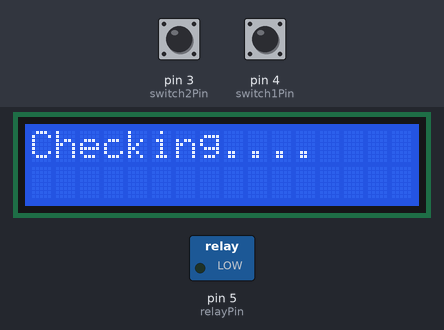
Bench run of a sketch on a simulated Arduino Uno, built with avr-gcc and run on an emulated ATmega328P. Parts: 16×2 character LCD, switched loads named in the sketch (green lamp = pin HIGH). The test bench sets the inputs (shaded band); at power-on: pin 4 (switch1Pin) HIGH, pin 3 (switch2Pin) HIGH.

Above: at 4.2 s.
4.3 s: pin 4 (switch1Pin) pulled LOW for 0.15 s
At 4.6 s:
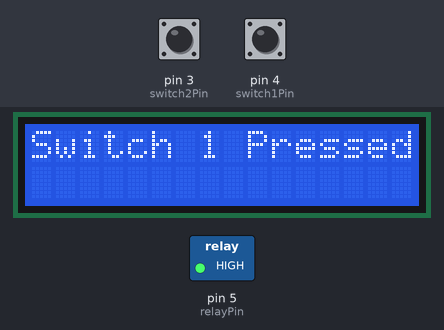
7.4 s: pin 3 (switch2Pin) pulled LOW for 3.2 s
At 8.2 s:
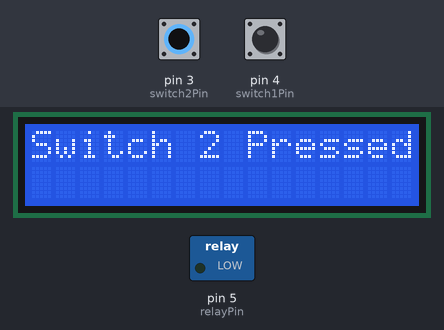
13.6 s: pin 3 (switch2Pin) pulled LOW for 0.15 s
16.6 s: pin 4 (switch1Pin) pulled LOW for 1 s
At 18.9 s:
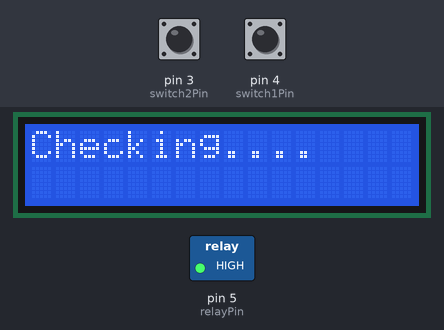
19.6 s: pin 3 (switch2Pin) pulled LOW for 1 s
At 19.9 s:
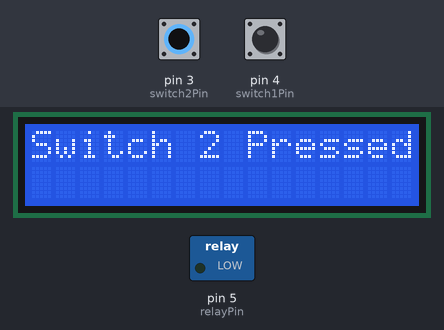
Timing chart, 0 to 22.6 s (numbered marks = the images above; inputs shaded):
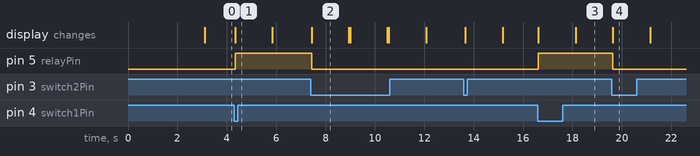

The sketch:

SWITCH_ARRAY_TESTING.ino
```cpp
#include <Wire.h>
#include <LiquidCrystal_I2C.h>

// Set the LCD address to 0x27 for a 16 chars and 2 line display
LiquidCrystal_I2C lcd(0x27, 16, 2);

const int switch1Pin = 4;
int switch1State = 0;

const int switch2Pin = 3;
int switch2State = 0;

const int relayPin = 5;                            // Pin Number 5 connected to Relay
int relayState = 0;


void setup()
{
  pinMode(switch1Pin, INPUT_PULLUP);
  pinMode(switch2Pin, INPUT_PULLUP);
  pinMode(relayPin, OUTPUT);
  relayState = LOW;
  digitalWrite(relayPin, relayState);
  lcd.begin();
  lcd.print("  SWITCH ARRAY");
  lcd.setCursor(0, 1);                          // Sets cursor at Column 0 and Line 1
  lcd.print("    TESTING");
  delay(3000);
}


void loop()
{
  lcd.clear();
  lcd.print("Checking....");
  delay(30);

  switch1State = digitalRead(switch1Pin);       // Check switch pin continuously
  switch2State = digitalRead(switch2Pin);       // Check switch pin continuously

  if (switch1State == LOW)
  {
    lcd.clear();
    lcd.print("Switch 1 Pressed");              // Display this in first line
    relayState = HIGH;
    digitalWrite(relayPin, relayState);
    delay(1500);
  }

  if (switch2State == LOW)
  {
    lcd.clear();
    lcd.print("Switch 2 Pressed");              // Display this in first line
    relayState = LOW;
    digitalWrite(relayPin, relayState);
    delay(1500);
  }
}
```

Measured:
- after the input at 4.3 s, pin 5 (relayPin): LOW → HIGH at once; the display: changes at once (image 1)
- after the input at 7.4 s, pin 5 (relayPin): HIGH → LOW at once; the display: changes at once (image 2)
- after the input at 16.6 s, pin 5 (relayPin): LOW → HIGH at once; the display: first changes at once (image 3 shows a later state)
- after the input at 19.6 s, pin 5 (relayPin): HIGH → LOW at once; the display: changes at once (image 4)
- what the display in image 2 shows lasts 1.5 s, from 7.4 s to 8.9 s
